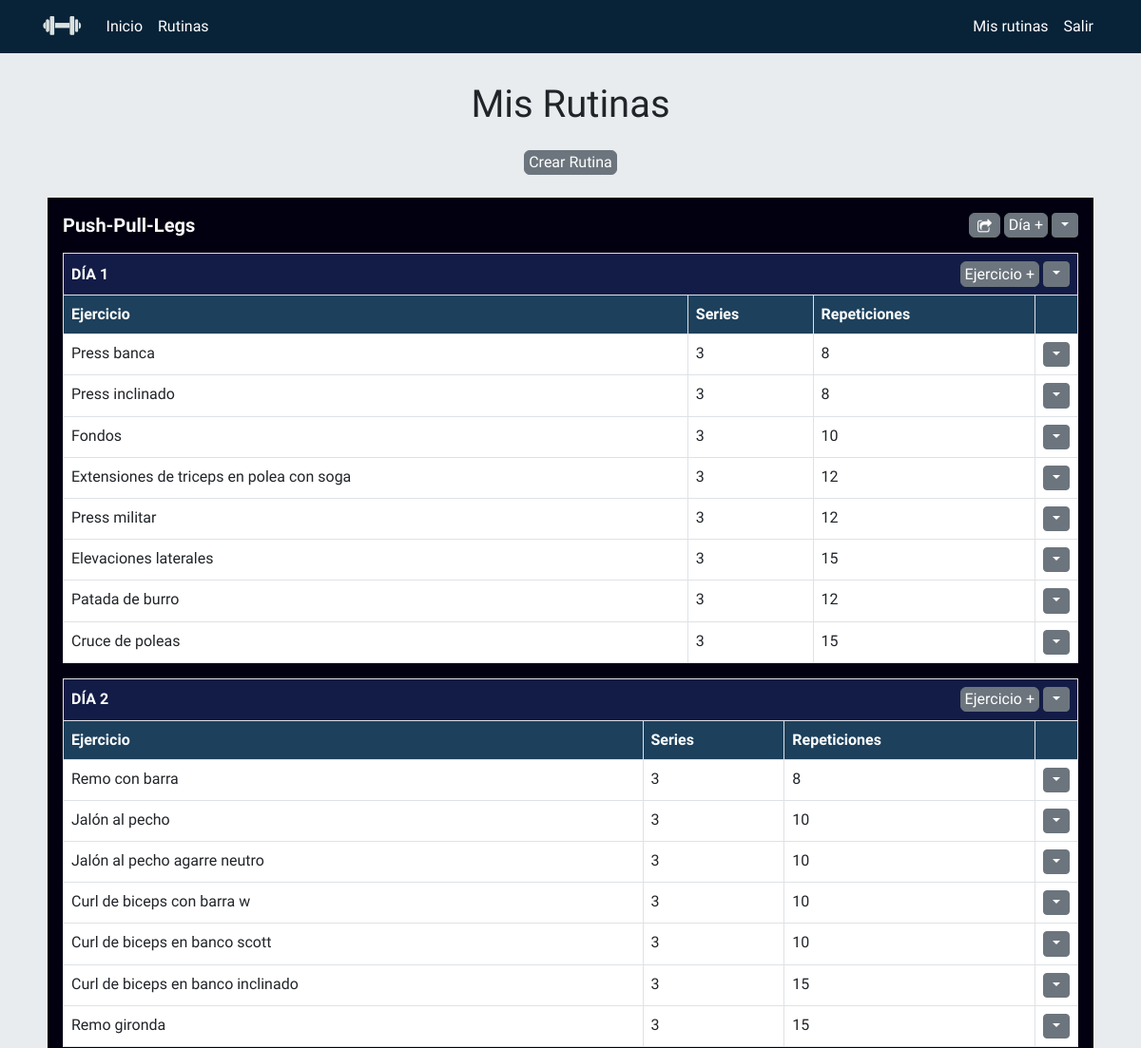
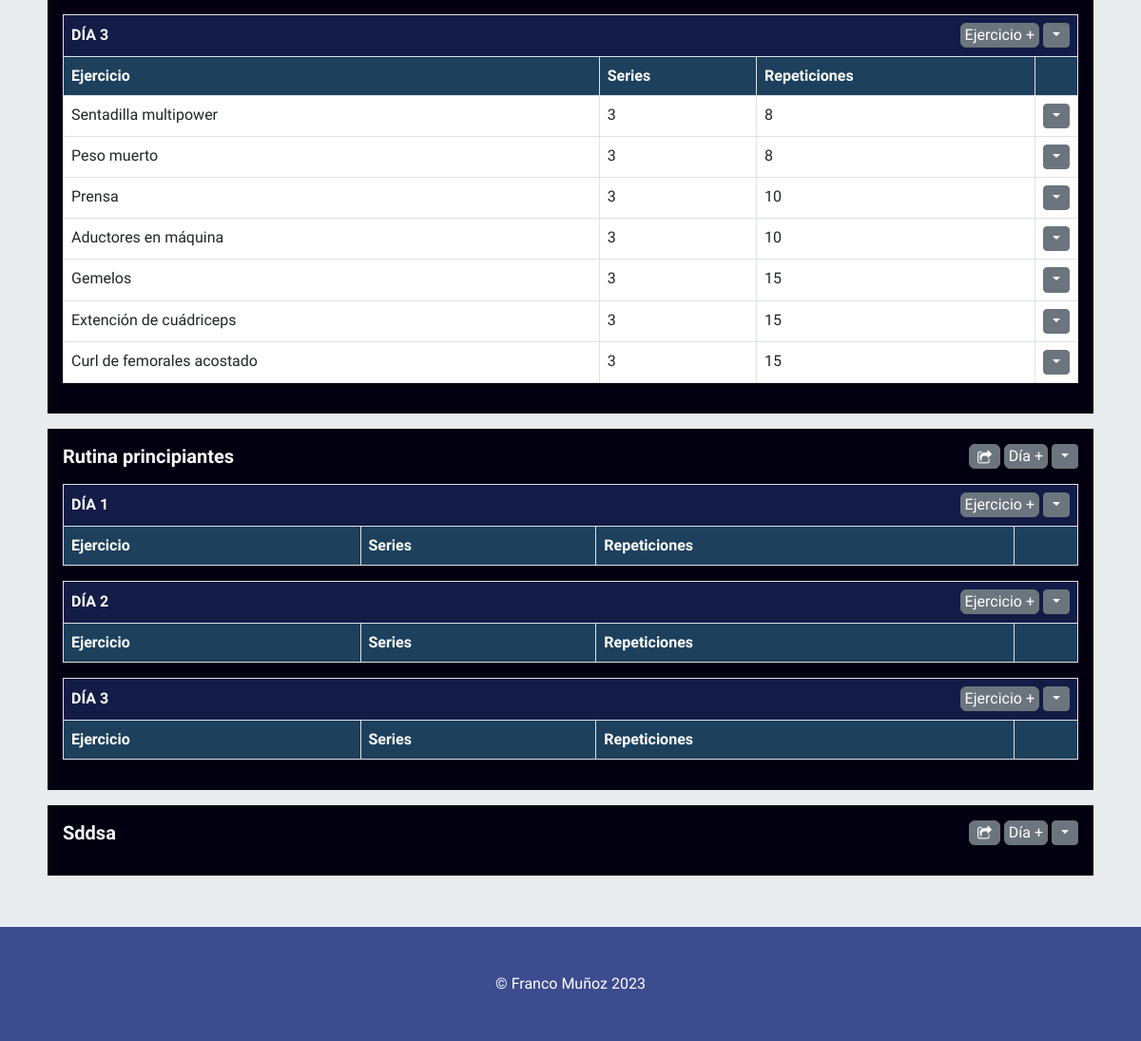
The app's page /mis-rutinas/ (signed in) with its own data (2 pictures, top to bottom).
### myRoutines/models.py (models this page shows)
class Routine(models.Model):
    title = models.CharField(verbose_name="Título", max_length=100)
    user = models.ForeignKey(to=settings.AUTH_USER_MODEL, default=None, null=True, on_delete=models.CASCADE)
    shared = models.BooleanField(default=False)
    class Meta:
        verbose_name = "rutina"
        verbose_name_plural = "rutinas"
    def __str__(self):
        return self.title

class Day(models.Model):
    dayNumber = models.PositiveSmallIntegerField(null=True)
    routine = models.ForeignKey(Routine, on_delete=models.CASCADE)
    class Meta:
        verbose_name = "día"
        verbose_name_plural = "días"
    def __str__(self):
        return str(self.dayNumber)

class Exercise(models.Model):
    name = models.CharField(verbose_name="Nombre", max_length=100)
    series = models.PositiveSmallIntegerField(null=True)
    reps = models.PositiveSmallIntegerField(null=True)
    day = models.ForeignKey(Day, on_delete=models.CASCADE)
    class Meta:
        verbose_name = "ejercicio"
        verbose_name_plural = "ejercicios"
    def __str__(self):
        return self.name

### myRoutines/views.py (the view, shortened to what this page needs)
# urls.py: path('', myRoutine, name='myroutines'),
def myRoutine(request):
    routine = Routine.objects.all()
    day = Day.objects.all()
    exercise = Exercise.objects.all()
    form = RoutineForm()
    formDay = DayForm()
    formExercise = ExerciseForm()
    return render(
        request,
        'myRoutines/myRoutines.html',
        {
            'form': RoutineForm,
            'dayform': DayForm,
            'exerciseform': ExerciseForm,
            'routine': routine,
            'day': day,
            'exercise': exercise,
        })

### myRoutines/templates/myRoutines/myRoutines.html (shortened to what this page needs)
{% extends 'core/base.html' %}
{% load static %}
{% block content %}
<main role="main" style="padding-top:30px; padding-bottom:30px" class="d-flex flex-column align-items-center">
    <h1 class="text-dark">Mis Rutinas</h1>
    <div class="d-flex flex-column align-items-center mt-3">
        <button id="btn" class="btn btn-secondary" data-bs-toggle="modal" data-bs-target="#myModal" style="--bs-btn-padding-y: .007rem; --bs-btn-padding-x: .25rem; --bs-btn-font-size: 1rem;">
            Crear Rutina
        </button>
    </div>
    <div class="container d-flex flex-column justify-content-center my-3">
        {% for r in routine %}
            {% if user == r.user %}
                <div class="m-2 p-3" style="background-color: #020010;">
                    <div class="d-flex align-items-center justify-content-between mb-3">
                        <h5 style="font-weight: bolder; margin-bottom: 0.2px;" class="text-light">{{r.title}}</h5>
                        <div class="d-flex gap-1 align-items-center">
                            <button type="button" class="btn btn-secondary d-flex align-items-center" style="height: 26px !important; padding: 0 !important;" data-bs-toggle="modal" data-bs-target="#sharedRoutineModal{{ r.id }}">
                                <img src="{% static 'core/img/compartir.png' %}" style="width: 15px; height: 15px; " class="my-1 mx-2" alt="...">
                            </button>
                            <form action='' method='POST'>
                                <div class="text-center fw-bold">
                                    <input type="submit" class="btn btn-secondary" value="Día +" id="submit-d" style="--bs-btn-padding-y: .007rem; --bs-btn-padding-x: .25rem; --bs-btn-font-size: 1rem;">
                                </div>
                            </form>
                            <div class="dropdown">
                                <button type="button" class="btn btn-sm btn-secondary dropdown-toggle dropdown-toggle-split" data-bs-toggle="dropdown" aria-expanded="false" style=" --bs-btn-padding-y: 0.1rem;">
                                  </button>
                            </div>
                        </div>
                    </div>
                    {% for d in day %}
                        {% if d.routine == r %}
                            <table class="table table-bordered">
                                <thead>
                                    <tr>
                                        <th colspan="4" style="color: white; background-color: #131c46 !important;">
                                            <div class="d-flex align-items-center justify-content-between" style="margin-bottom: 0.6px;">
                                                DÍA {{d}}
                                                <div class="d-flex gap-1">
                                                    <button type="button" class="btn btn-secondary" data-bs-toggle="modal" data-bs-target="#exerciseModal{{ d.id }}" style="--bs-btn-padding-y: .007rem; --bs-btn-padding-x: .25rem; --bs-btn-font-size: 1rem;">
                                                        Ejercicio +
                                                    </button>
                                                    <div class="dropdown">
                                                        <button type="button" class="btn btn-sm btn-secondary dropdown-toggle dropdown-toggle-split" data-bs-toggle="dropdown" aria-expanded="false" style=" --bs-btn-padding-y: 0.1rem;">
                                                          </button>
                                                    </div>
                                                </div>
                                                </div>
                                            </div>
                                        </th>
                                    </tr>
                                </thead>
                                <thead>
                                    <tr>
                                        <th scope="col" style="background-color: #1d405c; color: white;">Ejercicio</th>
                                        <th scope="col" style="background-color: #1d405c; color: white;">Series</th>
                                        <th scope="col" style="background-color: #1d405c; color: white;">Repeticiones</th>
                                        <th scope="col" style="background-color: #1d405c; color: white;"></th>
                                    </tr>
                                </thead>
                                {% for e in exercise %}
                                    {% if e.day == d %}
                                        <tbody>
                                            <tr>
                                                <td style="background-color: white;">{{e.name}}</td>
                                                <td style="background-color: white;">{{e.series}}</td>
                                                <td style="background-color: white;">{{e.reps}}</td>
                                                <td style="width: 20px;">
                                                    <div class="dropdown">
                                                        <button type="button" class="btn btn-sm btn-secondary dropdown-toggle dropdown-toggle-split" data-bs-toggle="dropdown" aria-expanded="false" style=" --bs-btn-padding-y: 0.1rem;">
                                                          </button>
                                                    </div>
                                                </td>
                                            </tr>
                                        </tbody>
                                    {% endif %}
                                {% endfor %}
                            </table>
                        {% endif %}
                    {% endfor %}
                </div>
            {% endif %}
        {% endfor %}
</main>
{% endblock %}

### records on screen
Routine: title "Push-Pull-Legs"
Day: dayNumber "1"
Exercise: name "Press banca", series "3", reps "8"
Exercise: name "Press inclinado", series "3", reps "8"
Exercise: name "Fondos", series "3", reps "10"
Exercise: name "Extensiones de triceps en polea con soga", series "3", reps "12"
Exercise: name "Press militar", series "3", reps "12"
Exercise: name "Elevaciones laterales", series "3", reps "15"
Exercise: name "Patada de burro", series "3", reps "12"
Exercise: name "Cruce de poleas", series "3", reps "15"
Day: dayNumber "2"
Exercise: name "Remo con barra", series "3", reps "8"
Exercise: name "Jalón al pecho", series "3", reps "10"
Exercise: name "Jalón al pecho agarre neutro", series "3", reps "10"
Exercise: name "Curl de biceps con barra w", series "3", reps "10"
Exercise: name "Curl de biceps en banco scott", series "3", reps "10"
Exercise: name "Curl de biceps en banco inclinado", series "3", reps "15"
Exercise: name "Remo gironda", series "3", reps "15"
Day: dayNumber "3"
Exercise: name "Sentadilla multipower", series "3", reps "8"
Exercise: name "Peso muerto", series "3", reps "8"
Exercise: name "Prensa", series "3", reps "10"
Exercise: name "Aductores en máquina", series "3", reps "10"
Exercise: name "Gemelos", series "3", reps "15"
Exercise: name "Extención de cuádriceps", series "3", reps "15"
Exercise: name "Curl de femorales acostado", series "3", reps "15"
Routine: title "Rutina principiantes"
Day: dayNumber "1"
Day: dayNumber "2"
Day: dayNumber "3"
Routine: title "Sddsa"
